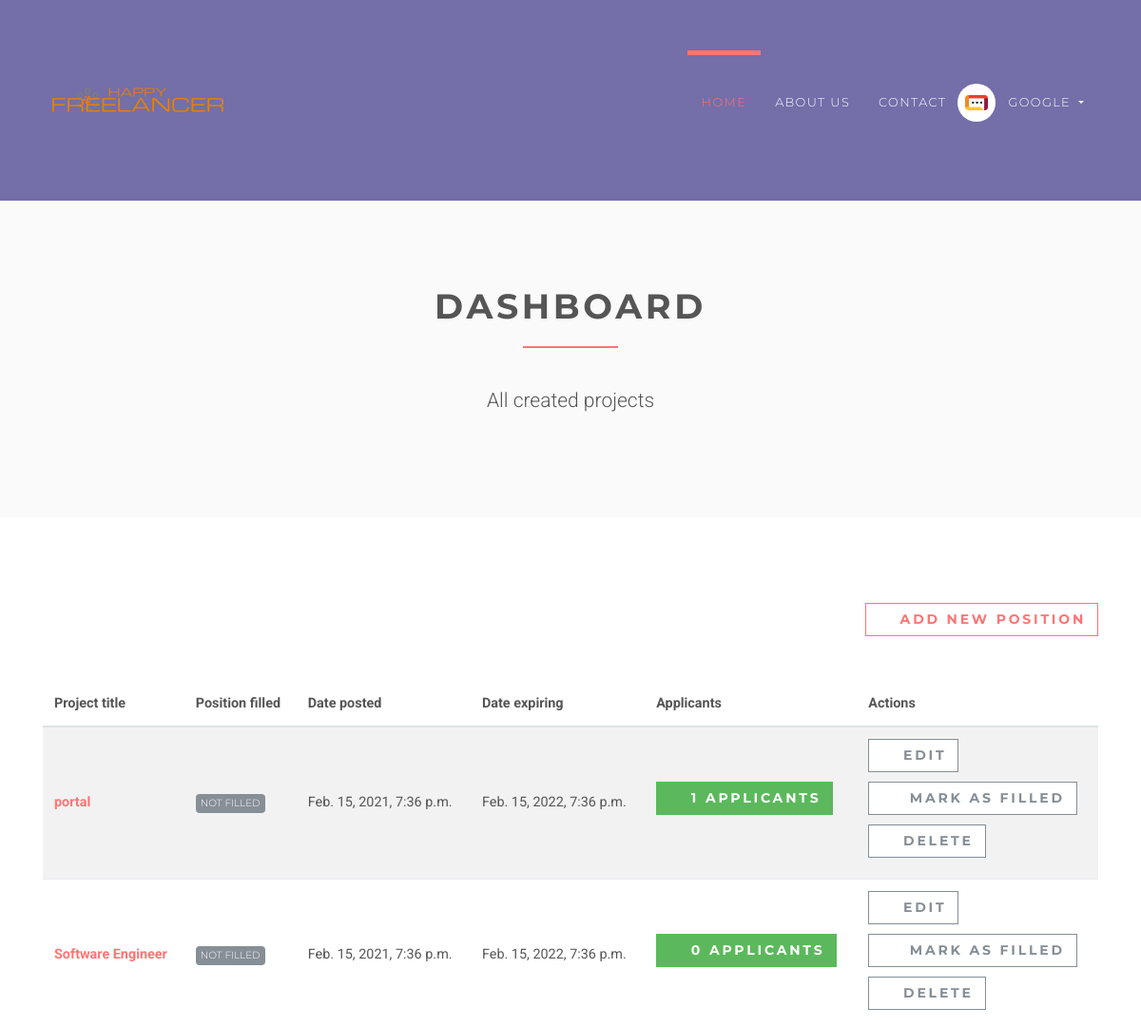
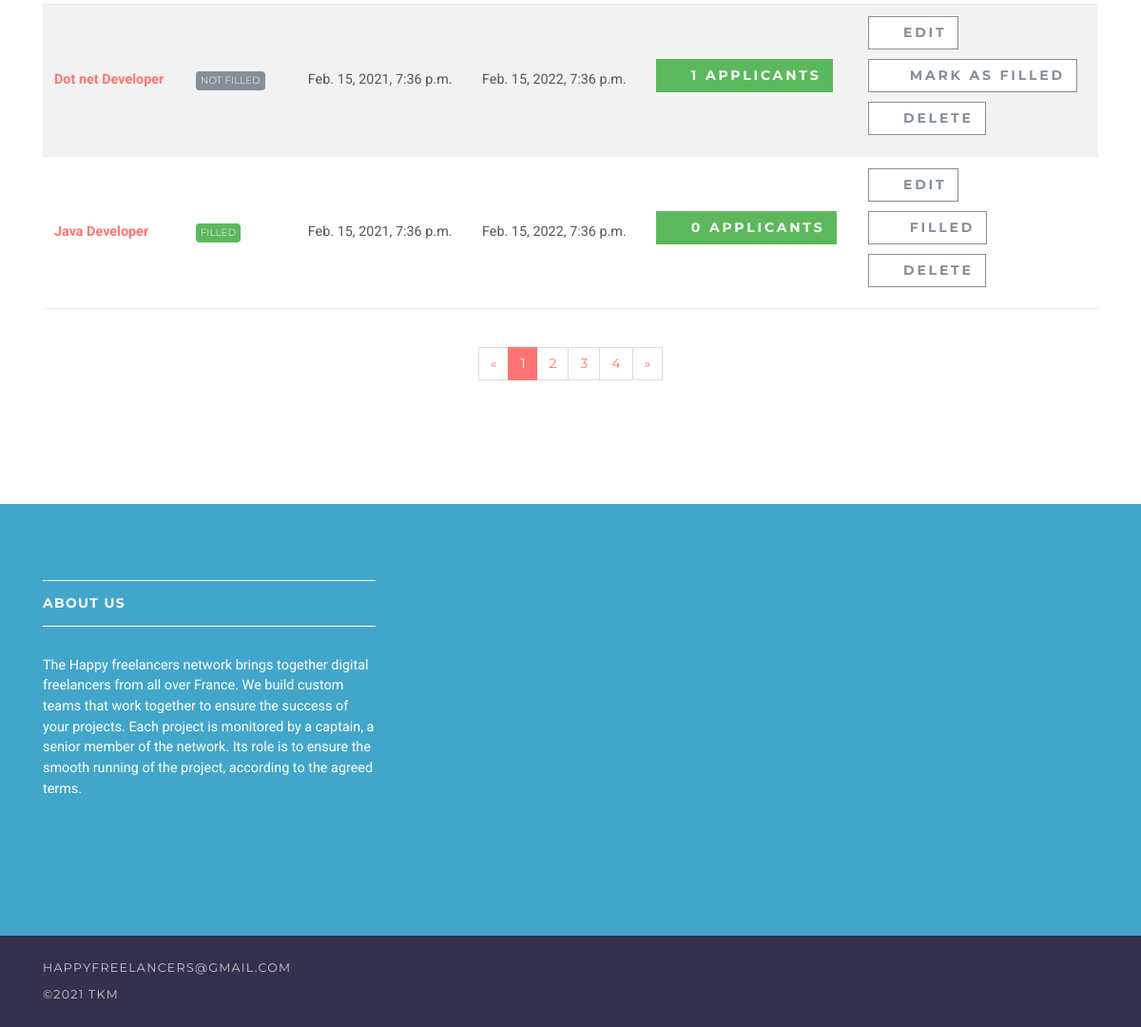
/employer/dashboard (signed in), run on the app's committed database (2 pictures, top to bottom).
### accounts/models.py (models this page shows, shortened)
class User(AbstractUser):
    username = None
    role = models.CharField(max_length=12, error_messages={
        'required': "Role must be provided"
    })
    gender = models.CharField(max_length=10, blank=True, null=True, default="")
    email = models.EmailField(unique=True, blank=False,
                              error_messages={
                                  'unique': "A user with that email already exists.",
                              })
    USERNAME_FIELD = "email"
    REQUIRED_FIELDS = []
    objects = UserManager()

### jobsapp/models.py (models this page shows, shortened)
class Job(models.Model):
    user = models.ForeignKey(User, on_delete=models.CASCADE)
    title = models.CharField(max_length=300)
    description = models.TextField()
    location = models.CharField(max_length=150)
    type = models.CharField(choices=JOB_TYPE, max_length=10)
    category = models.CharField(max_length=100)
    last_date = models.DateTimeField()
    company_name = models.CharField(max_length=100)
    company_description = models.CharField(max_length=300)
    website = models.CharField(max_length=100, default="")
    created_at = models.DateTimeField(default=timezone.now)
    filled = models.BooleanField(default=False)

### jobsapp/views/employer.py (the view)
# urls.py: path('', DashboardView.as_view(), name='employer-dashboard'),
class DashboardView(ListView):
    model = Job
    template_name = 'jobs/employer/dashboard.html'
    context_object_name = 'jobs'
    @method_decorator(login_required(login_url=reverse_lazy('accounts:login')))
    @method_decorator(user_is_employer)
    def dispatch(self, request, *args, **kwargs):
        return super().dispatch(self.request, *args, **kwargs)
    def get_queryset(self):
        return self.model.objects.filter(user_id=self.request.user.id)

### templates/jobs/employer/dashboard.html (shortened to what this page needs)
{% extends 'base.html' %}
{% load static %}
{% block content %}
    <section class="bg-light-gray">
        <div class="container">
            <div class="row">
                <div class="col-lg-8 mx-auto">
                    <h1 class="heading">dashboard</h1>
                    <p class="lead text-center">All created projects</p>
                </div>
            </div>
        </div>
    </section>
    <section>
        <div class="container">
            <div class="row">
                <div class="col-lg-12 text-right mb-5"><a href="{% url 'jobs:employer-jobs-create' %}"
                                                          class="btn btn-outline-white-primary">
                    <i class="fa fa-plus"></i>Add new position</a></div>
                <div class="col-lg-12">
                    <div class="table-responsive">
                        <table class="table table-striped table-hover table-client-dashboard">
                            <thead>
                            <tr>
                                <th>Project title</th>
                                <th>Position filled</th>
                                <th>Date posted</th>
                                <th>Date expiring</th>
                                <th>Applicants</th>
                                <th>Actions</th>
                            </tr>
                            </thead>
                            <tbody>
                            {% for job in jobs %}
                                <tr>
                                    <th><a href="{% url 'jobs:jobs-detail' job.id %}">{{ job.title }}</a>
                                    </th>
                                    <td>
                                        {% if job.filled %}
                                            <span class="badge badge-success">Filled</span>
                                        {% else %}
                                            <span class="badge badge-secondary">Not Filled</span>
                                        {% endif %}
                                    </td>
                                    <td>{{ job.created_at }}</td>
                                    <td>{{ job.last_date }}</td>
                                    <td>
                                        <a href="{% url 'jobs:employer-dashboard-applicants' job.id %}"
                                           class="btn btn-success">
                                            <i class="fa fa-users"></i>{{ job.applicants.count }}
                                            <span class="hidden-xs hidden-sm">Applicants</span>
                                        </a>
                                    </td>
                                    <td>
                                        <a href="#" class="btn btn-outline-white-secondary">
                                            <i class="fa fa-edit"></i>Edit
                                        </a>
                                        <br>
                                        {% if job.filled %}
                                            <a href="{% url 'jobs:job-mark-filled' job.id %}"
                                               class="btn btn-outline-white-secondary">
                                                <i class="fa fa-check-circle-o"></i>
                                                <span class="hidden-xs hidden-sm">Filled</span>
                                            </a><br>
                                        {% else %}
                                            <a href="{% url 'jobs:job-mark-filled' job.id %}"
                                               class="btn btn-outline-white-secondary">
                                                <i class="fa fa-check-circle-o"></i>
                                                <span class="hidden-xs hidden-sm">Mark as </span>filled
                                            </a><br>
                                        {% endif %}
                                        <a href="#" class="btn btn-outline-white-secondary">
                                            <i class="fa fa-times-circle-o"></i>Delete
                                        </a>
                                    </td>
                                </tr>
                            {% endfor %}
                            </tbody>
                        </table>
                    </div>
                    <div class="pages">
                        <nav aria-label="Page navigation example" class="d-flex justify-content-center mt-4 mb-4">
                            <ul class="pagination">
                                <li class="page-item"><a href="#" aria-label="Previous" class="page-link"><span
                                        aria-hidden="true">«</span><span class="sr-only">Previous</span></a></li>
                                <li class="page-item active"><a href="#" class="page-link">1</a></li>
                                <li class="page-item"><a href="#" class="page-link">2</a></li>
                                <li class="page-item"><a href="#" class="page-link">3</a></li>
                                <li class="page-item"><a href="#" class="page-link">4</a></li>
                                <li class="page-item"><a href="#" aria-label="Next" class="page-link"><span
                                        aria-hidden="true">»</span><span class="sr-only">Next</span></a></li>
                            </ul>
                        </nav>
                    </div>
                </div>
            </div>
        </div>
    </section>
{% endblock %}

### templates/base.html (shortened to what this page needs)
{% load static %}
<!DOCTYPE html>
<html>
<head>
    <link rel="stylesheet"
          href="{% static 'vendor/bootstrap/css/bootstrap.min.css' %}">
    <link rel="stylesheet"
          href="{% static 'vendor/font-awesome/css/font-awesome.min.css' %}">
    <link rel="stylesheet"
          href="{% static 'vendor/owl.carousel/assets/owl.carousel.css' %}">
    <link rel="stylesheet"
          href="{% static 'vendor/owl.carousel/assets/owl.theme.default.css' %}">
    <link rel="stylesheet" href="{% static 'css/style.default.css' %}"
          id="theme-stylesheet">
    <link rel="stylesheet" href="{% static 'css/custom.css' %}">
</head>
<body>
<header class="header">
    <nav class="navbar navbar-expand-lg">
        <div class="container">
            <a href="/" class="navbar-brand">
                <img src="{% static 'img/logo-small2.png' %}" alt="logo" class="d-none d-lg-block">
            </a>
            <div id="navbarSupportedContent" class="collapse navbar-collapse">
                <ul class="navbar-nav ml-auto">
                    <li class="nav-item active">
                        <a href="/" class="nav-link">Home <span class="sr-only">(current)</span></a>
                    </li>
                    <li class="nav-item">
                        <a href="#about" class="nav-link">About Us</a>
                    </li>
                    <li class="nav-item">
                        <a href="#contact" class="nav-link">Contact</a>
                    </li>
                    {% if request.user.is_authenticated and request.user.role == 'employer' %}
                        <li class="nav-item dropdown">
                            <a id="clientZone" href="#" data-toggle="dropdown"
                               aria-haspopup="true" aria-expanded="false"
                               class="nav-link dropdown-toggle has-img mb-3 mb-lg-0 mt-3 mt-lg-0">
                                <div class="client-menu-image">
                                    <div class="inner">
                                        <img src="{% static 'img/company-1.png' %}"
                                             alt="company image"
                                             class="img-fluid">
                                    </div>
                                </div>
                                {% if request.user.role == 'employee' %}
                                    {{ request.user.first_name }} {{ request.user.last_name }}
                                {% else %}
                                    {{ request.user.first_name }}
                                {% endif %}
                            </a>
                        </li>
                    {% endif %}
                </ul>
            </div>
        </div>
    </nav>
</header>
<div>
    {% block content %} {% endblock %}
</div>
<footer class="footer" id="about">
    <div class="footer__block">
        <div class="container">
            <div class="row">
                <div class="col-lg-4 col-md-12 mb-5">
                    <h4 class="h5">About Us</h4>
                    <p> The Happy freelancers network brings together digital freelancers from all over France. We build custom teams that work together to ensure the success of your projects. Each project is monitored by a captain, a senior member of the network. Its role is to ensure the smooth running of the project, according to the agreed terms.</p>
                </div>
            </div>
        </div>
    </div>
    <div class="footer__copyright" id="contact">
        <div class="container">
            <div class="row">
                <div class="col-md-6 text-md-left text-center">
                    happyfreelancers@gmail.com<br>
                    <p>&copy;2021 TKM</p>
                </div>
            </div>
        </div>
    </div>
</footer>
</body>
</html>

### data on the page
User: user.first_name "GOOGLE"
Job: title "portal", filled "NOT FILLED", created_at "Feb. 15, 2021, 7:36 p.m.", last_date "Feb. 15, 2022, 7:36 p.m.", applicants.count "1"
Job: title "Software Engineer", filled "NOT FILLED", created_at "Feb. 15, 2021, 7:36 p.m.", last_date "Feb. 15, 2022, 7:36 p.m.", applicants.count "0"
Job: title "Dot net Developer", filled "NOT FILLED", created_at "Feb. 15, 2021, 7:36 p.m.", last_date "Feb. 15, 2022, 7:36 p.m.", applicants.count "1"
Job: title "Java Developer", filled "FILLED", created_at "Feb. 15, 2021, 7:36 p.m.", last_date "Feb. 15, 2022, 7:36 p.m.", applicants.count "0"
